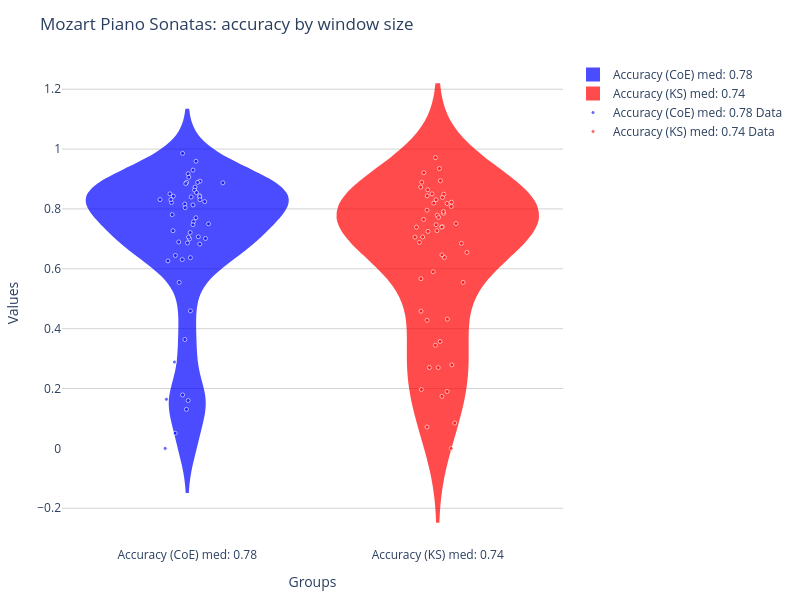

The notebook cell saved with this chart:
### Code cell
fig = srt.plot_violin_scatter(moz_accs, ks_accs, title="Mozart Piano Sonatas: accuracy by window size", labels=["Accuracy (CoE) med: $(round(median(moz_accs), digits=2))", "Accuracy (KS) med: $(round(median(ks_accs), digits=2))"])
